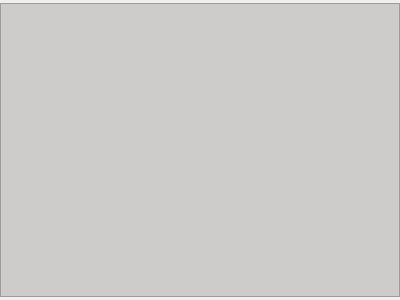
<?xml version="1.0" encoding="UTF-8"?>
<ui version="4.0">
 <class>paramwidget</class>
 <widget class="QWidget" name="paramwidget">
  <property name="geometry">
   <rect>
    <x>0</x>
    <y>0</y>
    <width>400</width>
    <height>300</height>
   </rect>
  </property>
  <property name="windowTitle">
   <string>Form</string>
  </property>
  <layout class="QVBoxLayout" name="verticalLayout_2">
   <property name="spacing">
    <number>3</number>
   </property>
   <property name="leftMargin">
    <number>0</number>
   </property>
   <property name="topMargin">
    <number>3</number>
   </property>
   <property name="rightMargin">
    <number>0</number>
   </property>
   <property name="bottomMargin">
    <number>3</number>
   </property>
   <item>
    <layout class="QVBoxLayout" name="otherLayout"/>
   </item>
   <item>
    <widget class="QTableWidget" name="paramTable">
     <property name="styleSheet">
      <string notr="true">QPushButton
{
		background-color: rgb(205, 204, 202);	
		border-right:1px solid #616161;
		border-left:1px solid #616161;
}
QTableWidget
{
	background-color: rgb(205, 204, 202);	
	border-right:0px solid #616161;
	border-left:0px solid #616161;
}
QTableWidget::item
{  
	border-bottom:1px solid #616161;
	border-right:1px solid #616161;

    margin:0px;  
}</string>
     </property>
    </widget>
   </item>
  </layout>
 </widget>
 <resources/>
 <connections/>
</ui>
